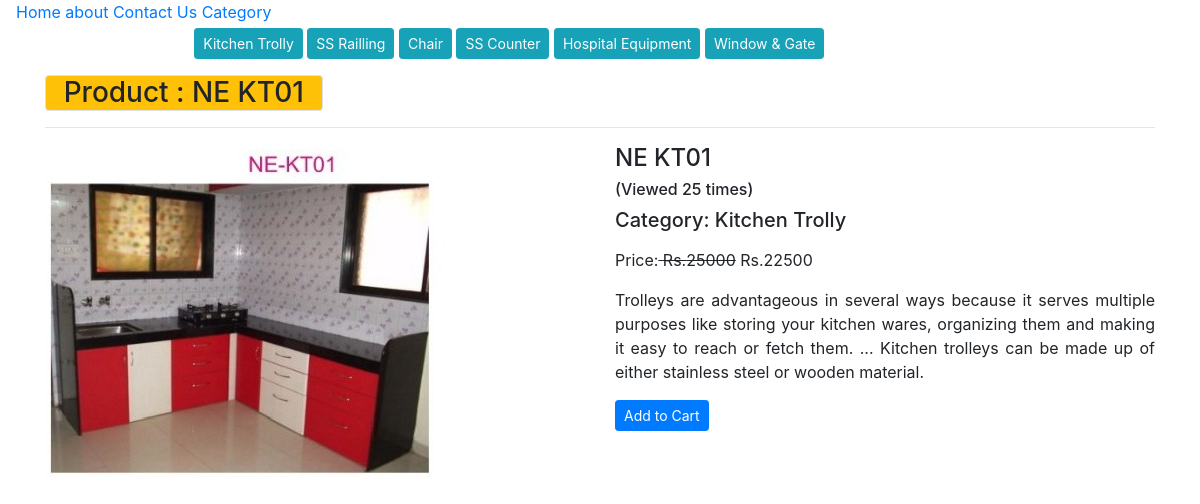
The page /products/ne-kt01/ on the database its author committed.
### ecomapp/models.py (models this page shows, shortened)
class Category(models.Model):
    title = models.CharField(max_length=200)
    slug = models.SlugField(unique=True)
    def __str__(self):
        return self.title

class Product(models.Model):
    title = models.CharField(max_length=200)
    slug = models.SlugField(unique=True)
    category = models.ForeignKey(Category, on_delete=models.CASCADE)
    image = models.ImageField(upload_to="products")
    marked_price = models.PositiveIntegerField()
    selling_price = models.PositiveIntegerField()
    description = models.TextField()
    warranty = models.CharField(max_length=300, null=True, blank=True)
    return_policy = models.CharField(max_length=300, null=True, blank=True)
    view_count = models.PositiveIntegerField(default=0)

### ecomapp/views.py (the view)
# urls.py: path("products/<slug:slug>/", ProductsDetailView.as_view(),name="productdetail"),
class ProductsDetailView(TemplateView):
    template_name = "productdeatil.html"
    def get_context_data(self, **kwargs):
        context = super().get_context_data(**kwargs)
        url_slug = self.kwargs['slug']
        product = Product.objects.get(slug=url_slug)
        product.view_count += 1
        product.save()
        context['product'] = product
        context['allcategories'] = Category.objects.all()
        return context

### templates/productdeatil.html (shortened to what this page needs)
{% extends 'base.html' %}
{% block content %}
<div class="container">
<h3 class=" col-3  text-center bg-warning border rounded">Product : {{product.title}} </h3>
<hr>
<div class="row">
    <div class="col lg-2">
        <img src="{{product.image.url}}" alt='' class="img-fluid">
    </div>
    <div class=col lg-2>
    <h4>{{product.title}} </h4>
    <h6>(Viewed {{product.view_count}} times)</h6>
    <h5>Category: {{product.category}}</h5>
    <p class="mt-3">Price:<strike> Rs.{{product.marked_price}}</strike> Rs.{{product.selling_price}}</p>
        <p class="text-justify">{{product.description}}</p>
        <a href="{% url 'ecomapp:addtocart' product.id %}" class="btn btn-primary btn-sm mb-3">Add to Cart</a>
    </div>
</div>
</div>
{% endblock %}

### templates/base.html (shortened to what this page needs)
<!DOCTYPE html>
<html lang="en">
<head>
    <link rel="stylesheet" href="">
    <link rel="stylesheet" href="">
    <link rel="stylesheet" href="https://stackpath.bootstrapcdn.com/bootstrap/4.5.2/css/bootstrap.min.css">
</head>
<body>
    <div class="ml-3">
    <a href="{% url 'ecomapp:home' %}">Home</a>
    <a href="{% url 'ecomapp:about' %}">about</a>
    <a href="{% url 'ecomapp:contact' %}">Contact Us</a>
    <a href="{% url 'ecomapp:allproducts' %}">Category</a>
    <div class="d-grid gap-2 col-10 text-center mt-1">
        {% for cat in allcategories %}
    <a class="btn btn-info btn-sm mb-3" href="{% url 'ecomapp:categorydeatil' cat.id %}"> {{cat.title}}</a>
    {% endfor %}
    </div>
</div>
{% block content %}
{% endblock %}
</body>
</html>

### rows shown on the page
Category: title "Kitchen Trolly"
Category: title "SS Railling"
Category: title "Chair"
Category: title "SS Counter"
Category: title "Hospital Equipment"
Category: title "Window & Gate"
Product: title "NE KT01", image (picture), view_count "25", category "Kitchen Trolly", marked_price "25000", selling_price "22500", description "Trolleys are advantageous in several ways because it serves multiple purposes like storing your kitchen wares, organizing them and making it easy to reach or fetch them. ... Kitchen trolleys can be made up of either stainless steel or wooden material."
